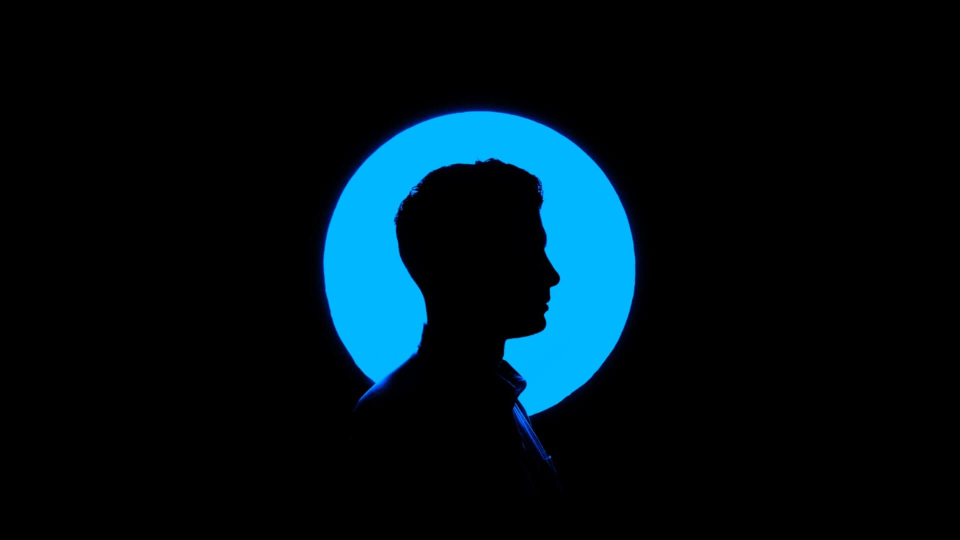
#> input picture test_image.jpeg, 1920 x 1080 px (shown at 1/2 size)
$ python color_detect.py
#> lines starting #> are read from the running program, lines starting #| are printed output that depends on the picture
#> further down, image is the input picture: shape (1080, 1920, 3); mean B, G, R 23, 15.8, 0.2


from collections import Counter
from sklearn.cluster import KMeans
from matplotlib import colors
import matplotlib.pyplot as plt
import numpy as np
import cv2

def rgb_to_hex(rgb_color):
    hex_color = "#"
    for i in rgb_color:
        i = int(i)
        hex_color += ("{:02x}".format(i))
    return hex_color

def prep_image(raw_img):
    modified_img = cv2.resize(raw_img, (900, 600), interpolation = cv2.INTER_AREA)
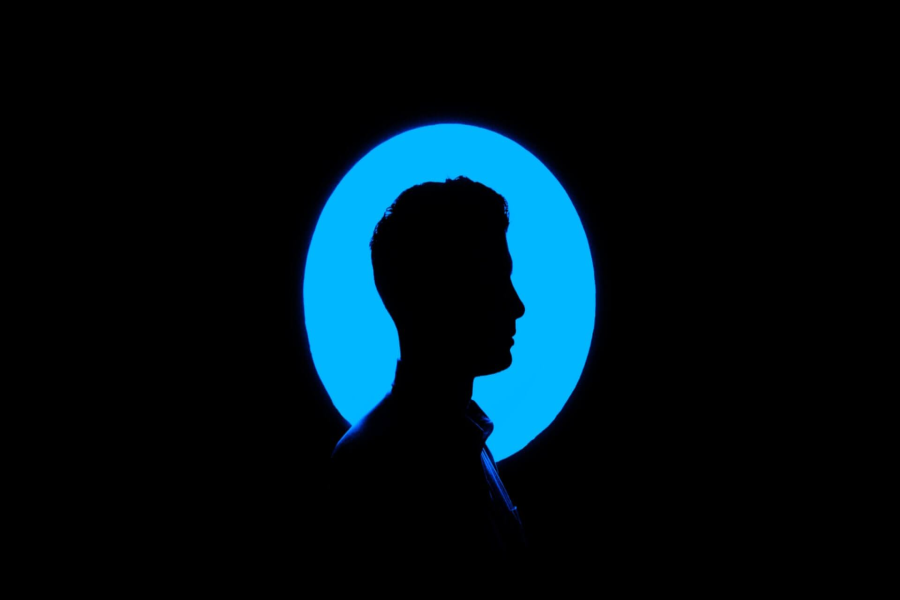
#> modified_img: shape (600, 900, 3); mean R, G, B 0.2, 15.8, 23
    modified_img = modified_img.reshape(modified_img.shape[0]*modified_img.shape[1], 3)
    return modified_img

def color_analysis(img):
    clf = KMeans(n_clusters = 3)
    color_labels = clf.fit_predict(img)
    center_colors = clf.cluster_centers_
    counts = Counter(color_labels)
#> counts = {0: 490054, 2: 3985, 1: 45961}
    ordered_colors = [center_colors[i] for i in counts.keys()]
#> ordered_colors = [[0.0462, 0.105, 0.587], [4.15, 40.71, 112.6], [1.83, 181.4, 253.7]]
    hex_colors = [rgb_to_hex(ordered_colors[i]) for i in counts.keys()]
#> the loop in rgb_to_hex, `for i in rgb_color:` made 3 passes
#> hex_color on passes 1 to 3: '#00', '#0000', '#000000'
#> the loop in rgb_to_hex (call 2), `for i in rgb_color:` made 3 passes
#> (i, hex_color) on passes 1 to 3: (1, '#01'), (181, '#01b5'), (253, '#01b5fd')
#> hex_colors = ['#000000', '#01b5fd', '#042870']
    plt.figure(figsize = (12, 8))
    plt.pie(counts.values(), labels = hex_colors, colors = hex_colors)
    plt.savefig("color_analysis_report.png")
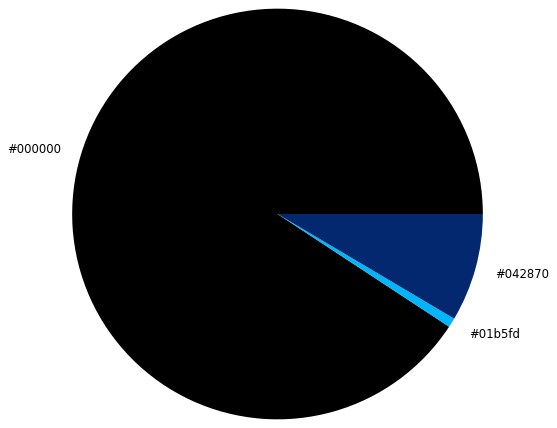
#> figure drawn by matplotlib, 1 panel
    print(hex_colors)
#| ['#000000', '#01b5fd', '#042870']

image = cv2.imread('test_image.jpeg')
image = cv2.cvtColor(image, cv2.COLOR_BGR2RGB)
plt.imshow(image)
newimage=prep_image(image)
color_analysis(newimage)
